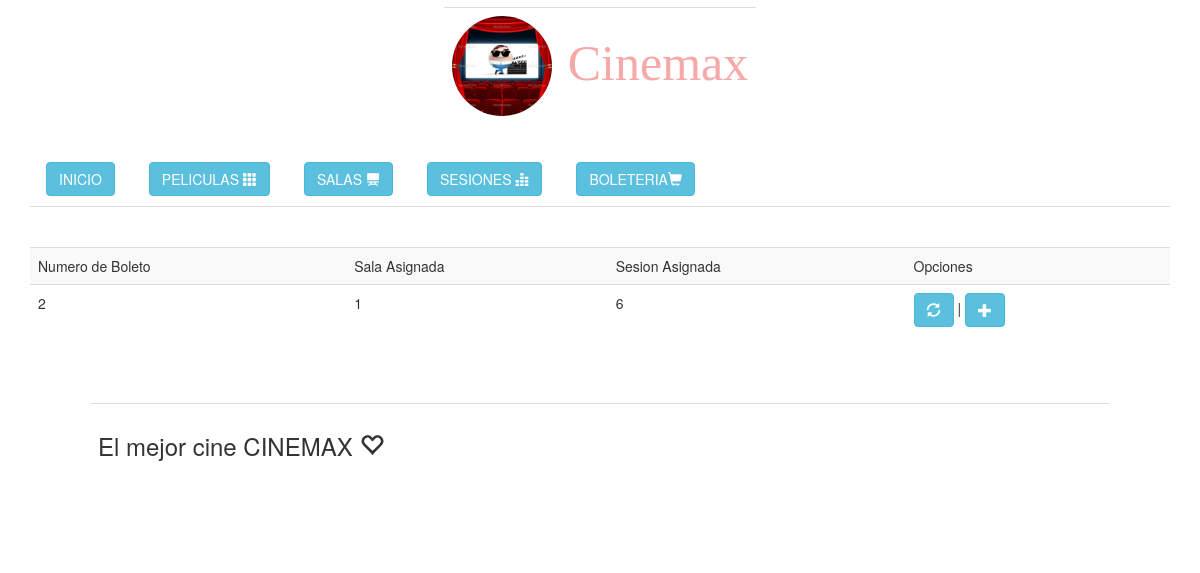
Page /Cinemax/verSaSe/ on the earlier database version.
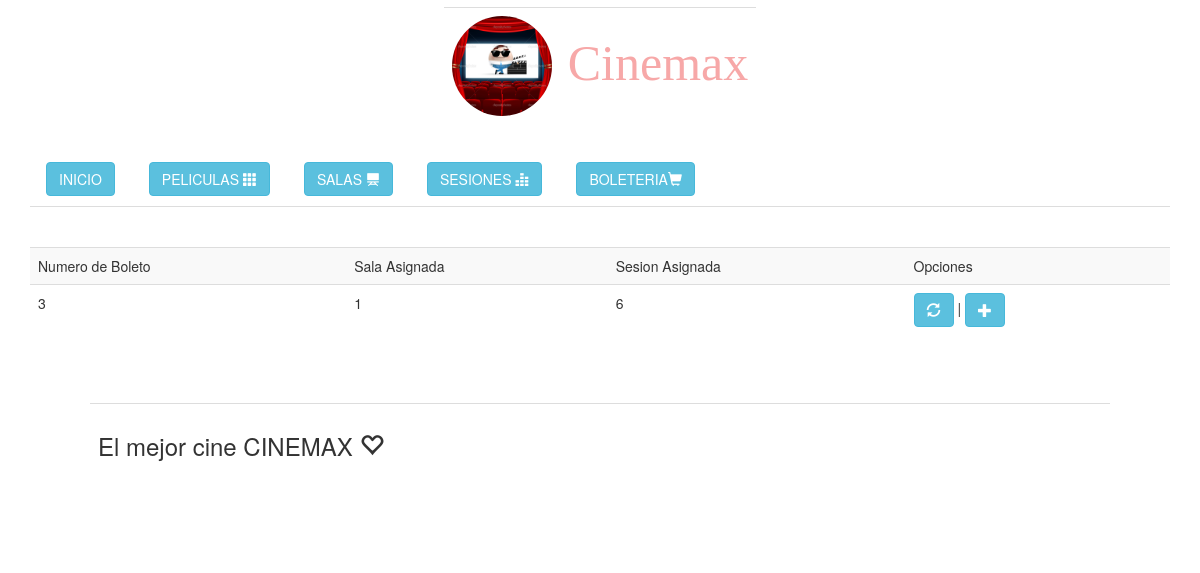
Same page on the later database version.
### appCinemax/models.py (models this page shows)
class SalaSesion(models.Model):
    id_Sala= models.ForeignKey(Sala,on_delete=models.CASCADE,default="")
    id_Sesion= models.ForeignKey(Sesion,on_delete=models.CASCADE,default="")
    idSalaSesion= models.AutoField(primary_key=True)

class Sala(models.Model):
    listaTipoSala=(
    ('Sala3d','Sala3d'),
    ('SalaHD','SalaHD'),
    ('SalaNormal','SalaNormal'),
    )
    idSala=models.AutoField(primary_key=True)
    NumSala= models.CharField(max_length=5)
    NumAsientos= models.IntegerField()
    TipoDeSala= models.CharField(max_length=20,choices=listaTipoSala)
    def __str__(self):
        return self.NumSala

class Sesion(models.Model):
    idSesion= models.AutoField(primary_key=True)
    NumSesion=models.CharField(max_length=5)
    fecha= models.DateTimeField()
    PrecioPorAsiento= models.FloatField()
    AsientosLibres= models.IntegerField()
    AsientosVendidos= models.IntegerField()
    def __str__(self):
        return self.NumSesion

### appCinemax/views.py (the view)
def VerSalaSesion(request):
    f= SalaSesion.objects.all()
    context={
    'f':f,
    }
    return render(request,"VerSalaSesion.html",context)

### templates/VerSalaSesion.html (shortened to what this page needs)
<!DOCTYPE html>
<html lang="en">
<head>
  <link rel="stylesheet" href="/static/css/bootstrap.css">
</head>
<body>
  {% extends "master.html" %}
  {% block contenido %}
  <br>
  <br>
  <table class ="table table-striped">
      <tr>
        <td>Numero de Boleto</td>
        <td>Sala Asignada</td>
        <td>Sesion Asignada</td>
        <td>Opciones</td>
      </tr>
      {%for s in f %}
      <tr>
        <td>{{s.idSalaSesion}}</td>
        <td>{{s.id_Sala}}</td>
        <td>{{s.id_Sesion}}</td>
        <td>
          <a href="/Cinemax/modificarSaSe?idSalaSesion={{s.idSalaSesion}}">
            <button type="button" class="btn btn-info" aria-label="Left Align">
              <span class="glyphicon glyphicon-refresh" aria-hidden="true"></span>
            </button>
          </a>
          |
          <a href="/Cinemax/ingresarSaSe">
            <button type="button" class="btn btn-info" aria-label="Left Align">
            <span class="glyphicon glyphicon-plus" ></span>
            </button>
          </a>
        </td>
      </tr>
      {%endfor%}
  </table>
{% endblock %}

### templates/master.html (shortened to what this page needs)
<!DOCTYPE html>
<html lang="en">
<head>
  <link rel="stylesheet" href="/static/css/bootstrap.css">
</head>
<body class="container">
  {% include "header.html"%}
  {%block contenido %}
  {% endblock %}
  {% include "footer.html"%}
</body>
</html>

### templates/header.html (shortened to what this page needs)
<!DOCTYPE html>
<html lang="en">
<head>
  <link rel="stylesheet" href="/static/css/bootstrap.css" media="screen" title="no title" charset="utf-8">
</head>
<body>
    <div align="center">
      <a href="/Cinemax/listarP" class="btn" align="center">
        <table class="table">
            <tr>
              <td>
                <img src="/static/images/imagenHeader.jpg" alt="Imagen de emcabezado" class="img-circle" width="100" height="100">
              </td>
              <td>  <h1 class="" style="color:#F7A8A8; font-size:50px; font-family:bold; ">Cinemax</h1></td>
            </tr>
        </table>
        </a>
    <ul class="nav nav-tabs" style="text-align:center;">
    <li role="presentation" >
      <a href="/Cinemax">
        <button type="button" class="btn btn-info" aria-label="Left Align">
          INICIO
        </button>
      </a>
    </li>
    <li role="presentation" >
      <a href="/Cinemax/listarP">
        <button type="button" class="btn btn-info">
          PELICULAS <span class="glyphicon glyphicon-th"></span>
        </button>
      </a>
    </li>
    <li role="presentation" >
      <a href="/Cinemax/verS">
        <button type="button" class="btn btn-info">
          SALAS <span class="glyphicon glyphicon-blackboard"></span>
        </button>
      </a>
    </li>
    <li role="presentation" >
      <a href="/Cinemax/verSe">
        <button type="button" class="btn btn-info">
          SESIONES <span class="glyphicon glyphicon-equalizer"></span>
        </button>
      </a>
    </li>
    <li role="presentation" >
      <a href="/Cinemax/verSaSe">
        <button type="button" class="btn btn-info">
          BOLETERIA<span class="glyphicon glyphicon-shopping-cart"></span>
        </button>
      </a>
    </li>
  </ul>
</div>
</body>
</html>

### templates/footer.html (shortened to what this page needs)
<!DOCTYPE html>
<html lang="en">
<head>
  <link rel="stylesheet" href="/static/css/bootstrap.css" media="screen" title="no title" charset="utf-8">
</head>
<body>
  <footer class="jumbotron" style="background-color:#FFF;">
    <table class="table table-responsive">
      <tr>
        <td> <h3>El mejor cine
          CINEMAX <span class="glyphicon glyphicon-heart-empty" aria-hidden="true"></span>
        </h3></td>
      </tr>
    </table>
  </footer>
</body>
</html>

Differences in the rows shown:
removed SalaSesion: idSalaSesion "2", id_Sala "1", id_Sesion "6"
added SalaSesion: idSalaSesion "3", id_Sala "1", id_Sesion "6"
